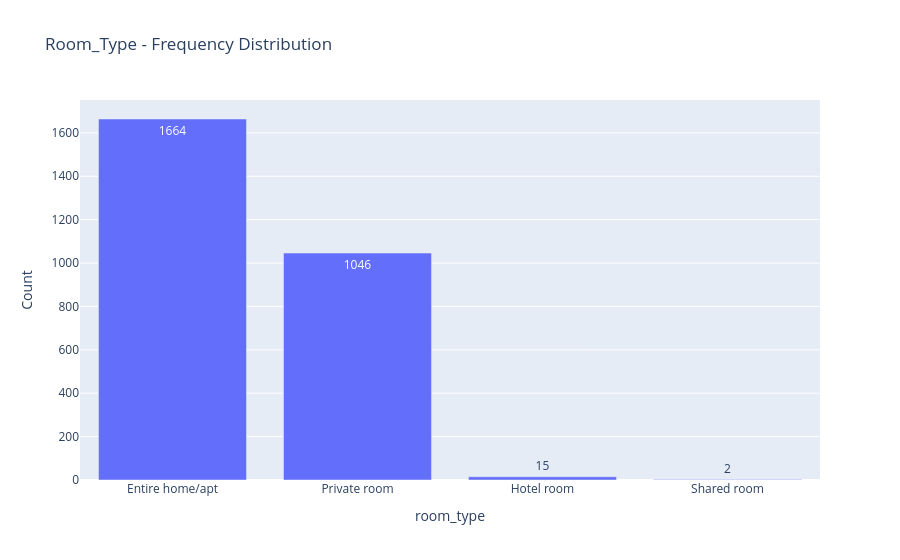
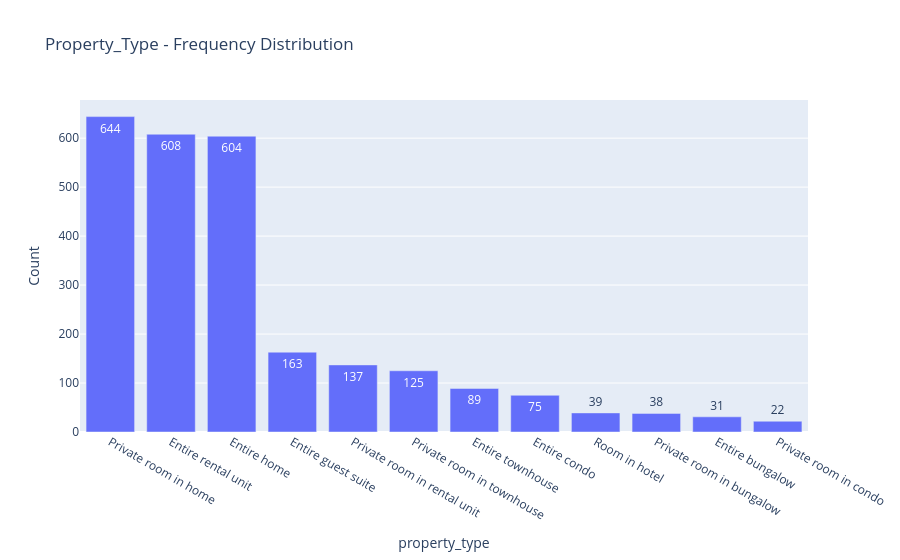
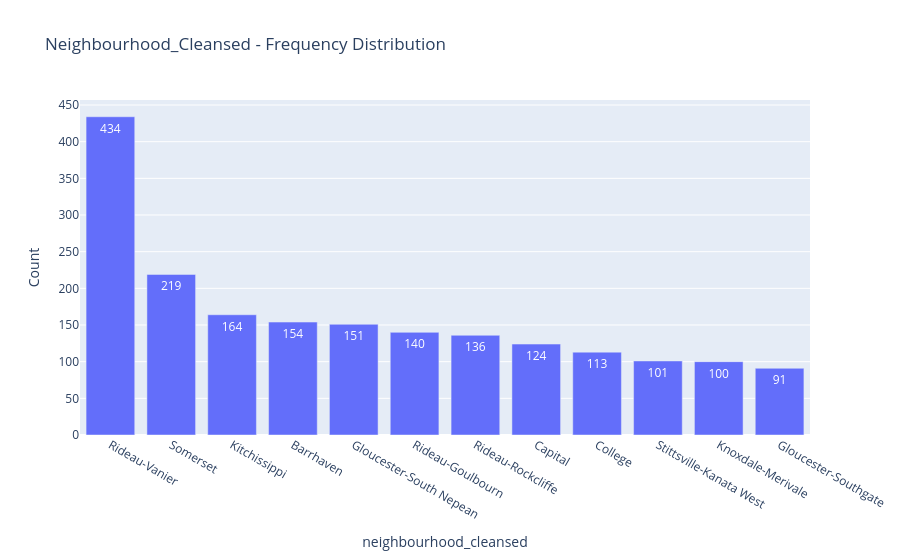
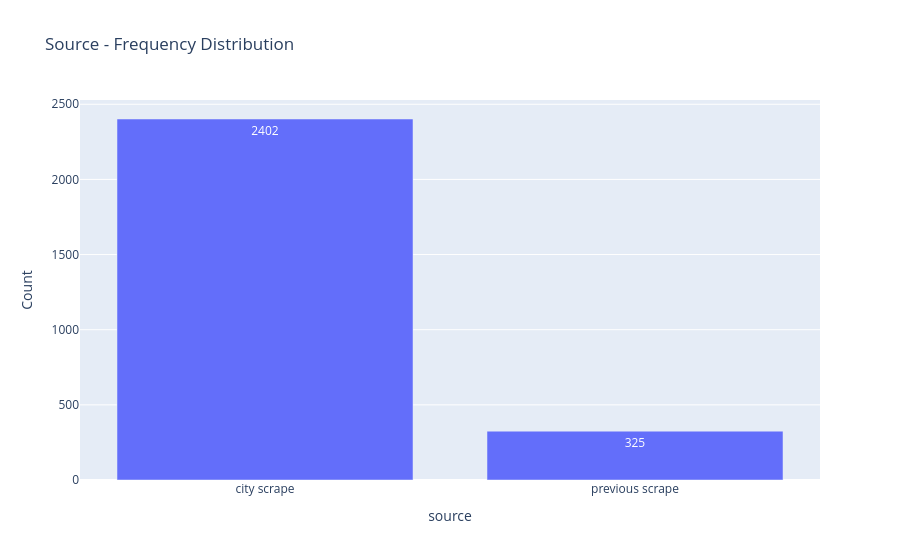

The code cell stored with these charts, in order, in its notebook:
### Markdown cell above
**Visualize** the categorical columns

### Code cell
for col in categorical_cols:

    value_counts = (
        df[col]
        .value_counts()
        .head(12)
        .reset_index()
    )

    value_counts.columns = [col, "Count"]

    fig = px.bar(
        value_counts,
        x=col,
        y="Count",
        text_auto=True,
        title=f"{col.title()} - Frequency Distribution"
    )

    fig.show()

### Figure 1 — Plotly figure (JSON) as saved in the notebook; plotly's stock layout.template omitted (floating-point values rounded to 4 significant figures)
{"data": [{"hovertemplate": "room_type=%{x}<br>Count=%{y}<extra></extra>", "legendgroup": "", "marker": {"color": "#636efa", "pattern": {"shape": ""}}, "name": "", "orientation": "v", "showlegend": false, "textposition": "auto", "texttemplate": "%{y}", "type": "bar", "x": ["Entire home/apt", "Private room", "Hotel room", "Shared room"], "xaxis": "x", "y": [1664, 1046, 15, 2], "yaxis": "y"}], "layout": {"barmode": "relative", "legend": {"tracegroupgap": 0}, "title": {"text": "Room_Type - Frequency Distribution"}, "xaxis": {"anchor": "y", "domain": [0, 1], "title": {"text": "room_type"}}, "yaxis": {"anchor": "x", "domain": [0, 1], "title": {"text": "Count"}}}}

### Figure 2 — Plotly figure (JSON) as saved in the notebook; plotly's stock layout.template omitted (floating-point values rounded to 4 significant figures)
{"data": [{"hovertemplate": "property_type=%{x}<br>Count=%{y}<extra></extra>", "legendgroup": "", "marker": {"color": "#636efa", "pattern": {"shape": ""}}, "name": "", "orientation": "v", "showlegend": false, "textposition": "auto", "texttemplate": "%{y}", "type": "bar", "x": ["Private room in home", "Entire rental unit", "Entire home", "Entire guest suite", "Private room in rental unit", "Private room in townhouse", "Entire townhouse", "Entire condo", "Room in hotel", "Private room in bungalow", "Entire bungalow", "Private room in condo"], "xaxis": "x", "y": [644, 608, 604, 163, 137, 125, 89, 75, 39, 38, 31, 22], "yaxis": "y"}], "layout": {"barmode": "relative", "legend": {"tracegroupgap": 0}, "title": {"text": "Property_Type - Frequency Distribution"}, "xaxis": {"anchor": "y", "domain": [0, 1], "title": {"text": "property_type"}}, "yaxis": {"anchor": "x", "domain": [0, 1], "title": {"text": "Count"}}}}

### Figure 3 — Plotly figure (JSON) as saved in the notebook; plotly's stock layout.template omitted (floating-point values rounded to 4 significant figures)
{"data": [{"hovertemplate": "neighbourhood_cleansed=%{x}<br>Count=%{y}<extra></extra>", "legendgroup": "", "marker": {"color": "#636efa", "pattern": {"shape": ""}}, "name": "", "orientation": "v", "showlegend": false, "textposition": "auto", "texttemplate": "%{y}", "type": "bar", "x": ["Rideau-Vanier", "Somerset", "Kitchissippi", "Barrhaven", "Gloucester-South Nepean", "Rideau-Goulbourn", "Rideau-Rockcliffe", "Capital", "College", "Stittsville-Kanata West", "Knoxdale-Merivale", "Gloucester-Southgate"], "xaxis": "x", "y": [434, 219, 164, 154, 151, 140, 136, 124, 113, 101, 100, 91], "yaxis": "y"}], "layout": {"barmode": "relative", "legend": {"tracegroupgap": 0}, "title": {"text": "Neighbourhood_Cleansed - Frequency Distribution"}, "xaxis": {"anchor": "y", "domain": [0, 1], "title": {"text": "neighbourhood_cleansed"}}, "yaxis": {"anchor": "x", "domain": [0, 1], "title": {"text": "Count"}}}}

### Figure 4 — Plotly figure (JSON) as saved in the notebook; plotly's stock layout.template omitted (floating-point values rounded to 4 significant figures)
{"data": [{"hovertemplate": "source=%{x}<br>Count=%{y}<extra></extra>", "legendgroup": "", "marker": {"color": "#636efa", "pattern": {"shape": ""}}, "name": "", "orientation": "v", "showlegend": false, "textposition": "auto", "texttemplate": "%{y}", "type": "bar", "x": ["city scrape", "previous scrape"], "xaxis": "x", "y": [2402, 325], "yaxis": "y"}], "layout": {"barmode": "relative", "legend": {"tracegroupgap": 0}, "title": {"text": "Source - Frequency Distribution"}, "xaxis": {"anchor": "y", "domain": [0, 1], "title": {"text": "source"}}, "yaxis": {"anchor": "x", "domain": [0, 1], "title": {"text": "Count"}}}}
